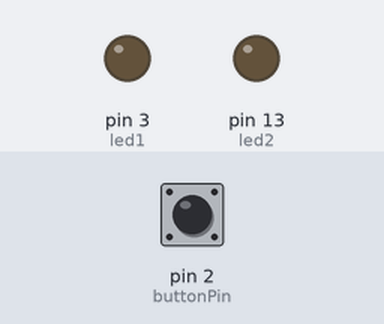
A sketch run on a simulated Arduino Uno, built with avr-gcc and run on an emulated ATmega328P. On the bench: output pins drawn as LEDs (lit = HIGH). The inputs (shaded band) are chosen by the test bench; at power-on: pin 2 (buttonPin) LOW.

Above: at 1.2 s.
1.3 s: pin 2 (buttonPin) pulled HIGH for 0.15 s
At 1.8 s:
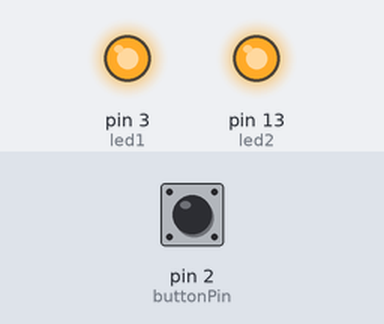
At 31.8 s:
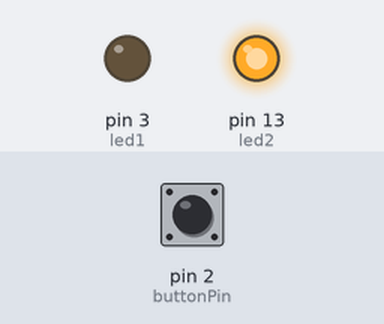
Timing chart, 0 to 32.7 s (numbered marks = the images above; inputs shaded):
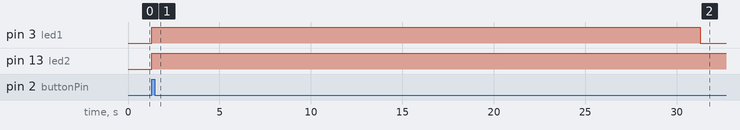

The sketch:

sketch_mar18a.ino
```cpp
const int buttonPin = 2;
const int led1 = 3;            // Porch (external LED)
const int led2 = LED_BUILTIN; // Hallway (built-in LED)

unsigned long startTime = 0;
bool isRunning = false;

void setup() {
  pinMode(buttonPin, INPUT);
  pinMode(led1, OUTPUT);
  pinMode(led2, OUTPUT);
}

void loop() {
  checkButton();
  controlLights();
}

void checkButton() {
  if (digitalRead(buttonPin) == HIGH && !isRunning) {
    turnOnLights();
  }
}

//  Turn ON both LEDs at same time
void turnOnLights() {
  digitalWrite(led1, HIGH); // D3 ON
  digitalWrite(led2, HIGH); // Built-in LED ON

  startTime = millis();
  isRunning = true;
}


void controlLights() {
  if (isRunning) {
    unsigned long currentTime = millis();

    // D3 OFF after 30 sec
    if (currentTime - startTime >= 30000) {
      digitalWrite(led1, LOW);
    }

    // Built-in LED OFF after 60 sec
    if (currentTime - startTime >= 60000) {
      digitalWrite(led2, LOW);
      isRunning = false;
    }
  }
}
```

Measured:
- after the input at 1.3 s, pin 3 (led1): LOW → HIGH at once, → LOW 30.0 s later; pin 13 (led2): LOW → HIGH at once
